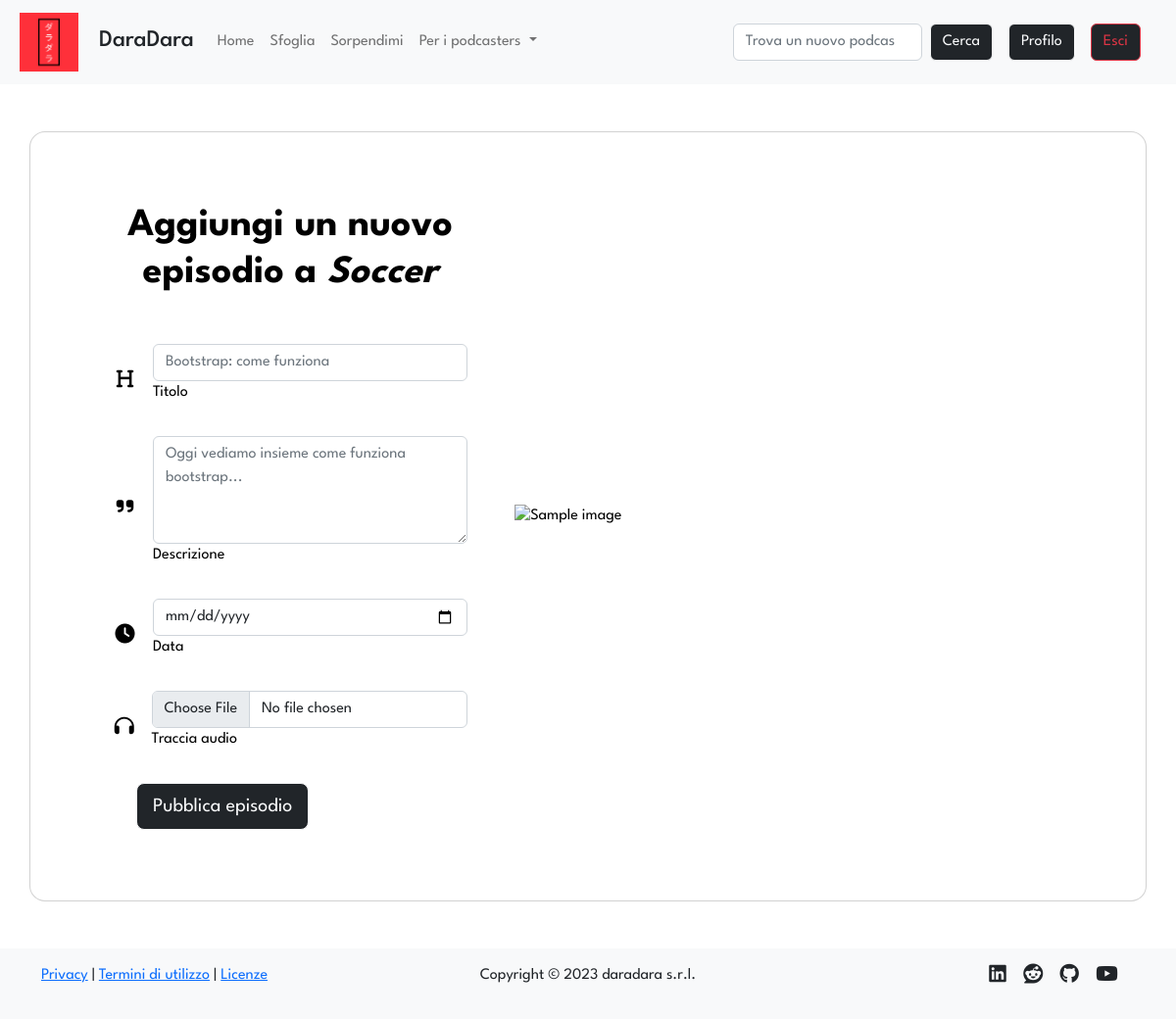
Page /podcast/1/episode/new (signed in) on the earlier database version.
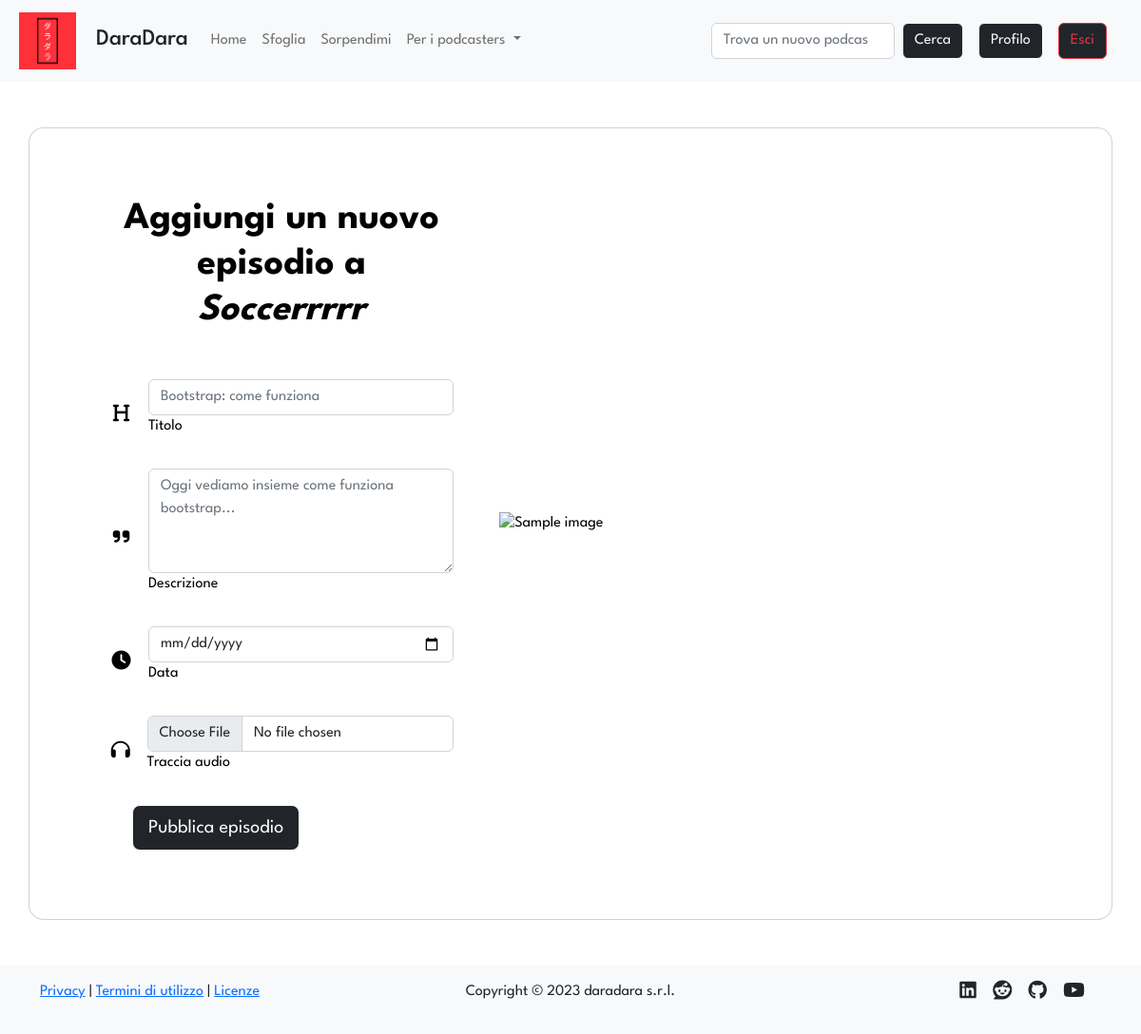
Same page on the later database version.
### tables this page shows
CREATE TABLE "podcasts" (
	"id"	INTEGER NOT NULL UNIQUE,
	"title"	TEXT NOT NULL UNIQUE,
	"desc"	TEXT NOT NULL,
	"img"	TEXT NOT NULL,
	"id_user"	INTEGER NOT NULL,
	FOREIGN KEY("id_user") REFERENCES "users"("id"),
	PRIMARY KEY("id" AUTOINCREMENT)
);

### app.py (the view)
@app.route('/podcast/<int:id_pod>/episode/new')
@login_required
def new_episode(id_pod):
    podcast = dao.get_podcast(id_pod)
    if not podcast:
        flash('Il podcast nel quale hai cercato di creare l\'episodio non esiste', 'warning')
        return redirect(url_for('index'))
    elif podcast['id_user'] != current_user.id: # type: ignore
        flash('Non sei il proprietario del podcast', 'warning')
        return redirect(url_for('podcast', id=id_pod))
    else:
        return render_template('new-episode.html', id_pod=id_pod, podcast=podcast)

### app.py (called while the page is built)
@login_manager.user_loader
def load_user(user_id):
    return User(dao.get_user(user_id))

### data/dao.py (called while the page is built)
def get_user(id):
    conn, cursor = connect()
    user = False
    try:
        sql = 'SELECT * FROM users WHERE id = ?'
        cursor.execute(sql, (id,))
        user = cursor.fetchone()
    except Exception as e:
        print(e)
    close(conn, cursor)
    return user

def get_podcast(id):
    conn, cursor = connect()
    podcast = False
    try:
        sql = 'SELECT * FROM podcasts WHERE id = ?'
        cursor.execute(sql, (id,))
        podcast = cursor.fetchone()
    except Exception as e:
        print(e)
    close(conn, cursor)
    return podcast

def connect():
    conn = sqlite3.connect(PATH)
    conn.row_factory = sqlite3.Row
    cursor = conn.cursor()
    return conn, cursor

def close(conn, cursor):
    cursor.close()
    conn.close()

### templates/new-episode.html
{% extends 'layout.html' %}
{% block content %}
<section class="row d-flex justify-content-center align-items-center">
    <div class="card text-black rounded-4">
        <div class="card-body p-md-5">
            <div class="row justify-content-center">
                <div class="col-md-10 col-lg-6 col-xl-5 order-2 order-lg-1">
                <p class="text-center h1 fw-bold mb-5 mx-1 mx-md-4 mt-4">Aggiungi un nuovo episodio a <i>{{podcast.title}}</i></p>
                <form action="{{ url_for('post_new_episode', id_pod=id_pod) }}" method="POST" enctype="multipart/form-data" class="mx-1 mx-md-4">
                    <div class="d-flex flex-row align-items-center mb-4">
                    <i class="fas fa-heading fa-lg me-3 fa-fw"></i>
                    <div class="form-outline flex-fill mb-0">
                        <input type="text" placeholder="Bootstrap: come funziona" name="title" id="form3Example1c" class="form-control" minlength="4" maxlength="32" required/>
                        <label class="form-label" for="form3Example1c">Titolo</label>
                    </div>
                    </div>
                    <div class="d-flex flex-row align-items-center mb-4">
                    <i class="fas fa-quote-right fa-lg me-3 fa-fw"></i>
                    <div class="form-outline flex-fill mb-0">
                        <textarea type="text" rows="4" placeholder="Oggi vediamo insieme come funziona bootstrap..." name="desc" id="form3Example1c" class="form-control" minlength="16" maxlength="516" required></textarea>
                        <label class="form-label" for="form3Example1c">Descrizione</label>
                    </div>
                    </div>
                    <div class="d-flex flex-row align-items-center mb-4">
                        <i class="fas fa-clock fa-lg me-3 fa-fw"></i>
                        <div class="form-outline flex-fill mb-0">
                            <input type="date" name="date" id="form3Example1c" class="form-control" min="2022-01-01" required/>
                            <label class="form-label" for="form3Example1c">Data</label>
                        </div>
                        </div>
                    <div class="d-flex flex-row align-items-center mb-4">
                    <i class="fas fa-headphones fa-lg me-3 fa-fw"></i>
                    <div class="form-outline flex-fill mb-0">
                        <input type="file" name="audio" id="form3Example3c" class="form-control" required/>
                        <label class="form-label" for="form3Example3c">Traccia audio</label>
                    </div>
                    </div>
                    <div class="d-flex justify-content-left mx-4 mb-3 mb-lg-4">
                    <button type="submit" class="btn btn-dark btn-outline-light btn-lg">Pubblica episodio</button>
                    </div>
                </form>
                </div>
                <div class="col-md-10 col-lg-6 col-xl-7 d-flex align-items-center order-1 order-lg-2">
                <img src="https://mdbcdn.b-cdn.net/img/Photos/new-templates/bootstrap-registration/draw1.webp"
                    class="img-fluid" alt="Sample image">
                </div>
            </div>
        </div>
    </div>
</section>
{% endblock %}

Differences in the rows shown:
changed podcasts: title "Soccer" → "Soccerrrrr"
